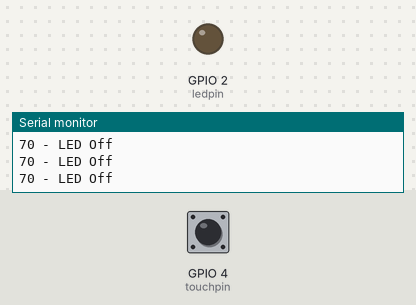
The sketch below on a simulated ESP32. Parts: output pins drawn as LEDs (lit = HIGH), the last lines printed to the serial monitor. Inputs (shaded band) come from the test bench; at power-on: GPIO 4 (touchpin) HIGH.

Above: at 2.2 s.
2.3 s: GPIO 4 (touchpin) pulled LOW for 0.6 s
At 2.9 s:
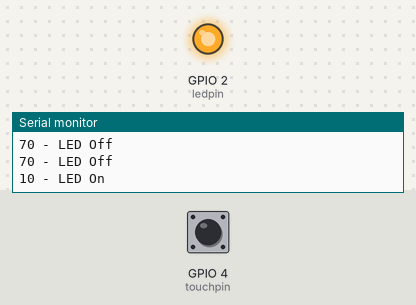
4.5 s: GPIO 4 (touchpin) pulled LOW for 3.2 s
At 8.5 s:
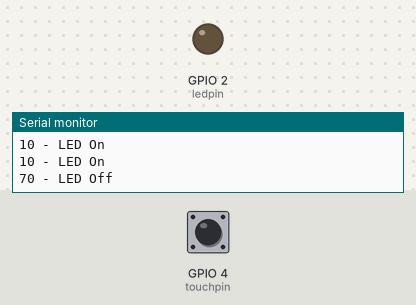
Timing chart, 0 to 10.0 s (numbered marks = the images above; inputs shaded):
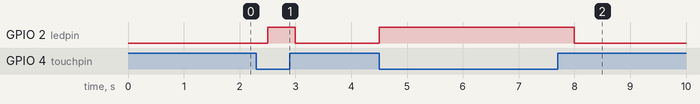

The sketch:

touch_sensor.ino
```cpp
// Set pin numbers
const int touchpin = 4;  // Pin for touch sensor
const int ledpin = 2;    // Pin for LED (change to a different pin)

// Change with your threshold value
const int threshold = 20;

// Variable for storing the touch pin value
int touchValue;

void setup() {
  // Put your setup code here, to run once
  Serial.begin(115200);
  delay(1000);

  // Initialize the LED pin as an output
  pinMode(ledpin, OUTPUT);
}

void loop() {
  // Read the touch sensor value
  touchValue = touchRead(touchpin);
  Serial.print(touchValue);

  // Check if touchValue is below the threshold
  if (touchValue < threshold) {
    // Turn LED on
    digitalWrite(ledpin, HIGH);
    Serial.println(" - LED On");
  } else {
    // Turn LED off
    digitalWrite(ledpin, LOW);
    Serial.println(" - LED Off");
  }

  delay(500); // Adjust delay as needed
}
```

Measured:
- after the input at 2.3 s, GPIO 2 (ledpin): LOW → HIGH after 0.20 s, → LOW 0.50 s later
- after the input at 4.5 s, GPIO 2 (ledpin): LOW → HIGH at once, → LOW 3.5 s later
